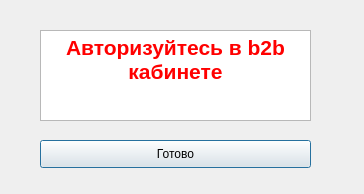
<?xml version="1.0" encoding="UTF-8"?>
<ui version="4.0">
 <class>Dialog</class>
 <widget class="QDialog" name="Dialog">
  <property name="geometry">
   <rect>
    <x>0</x>
    <y>0</y>
    <width>364</width>
    <height>194</height>
   </rect>
  </property>
  <property name="windowTitle">
   <string>Dialog</string>
  </property>
  <widget class="QPushButton" name="readybutton">
   <property name="geometry">
    <rect>
     <x>40</x>
     <y>140</y>
     <width>271</width>
     <height>28</height>
    </rect>
   </property>
   <property name="text">
    <string>Готово</string>
   </property>
  </widget>
  <widget class="QTextBrowser" name="textBrowser">
   <property name="geometry">
    <rect>
     <x>40</x>
     <y>30</y>
     <width>271</width>
     <height>91</height>
    </rect>
   </property>
   <property name="html">
    <string>&lt;!DOCTYPE HTML PUBLIC &quot;-//W3C//DTD HTML 4.0//EN&quot; &quot;http://www.w3.org/TR/REC-html40/strict.dtd&quot;&gt;
&lt;html&gt;&lt;head&gt;&lt;meta name=&quot;qrichtext&quot; content=&quot;1&quot; /&gt;&lt;style type=&quot;text/css&quot;&gt;
p, li { white-space: pre-wrap; }
&lt;/style&gt;&lt;/head&gt;&lt;body style=&quot; font-family:'MS Shell Dlg 2'; font-size:7.8pt; font-weight:400; font-style:normal;&quot;&gt;
&lt;p align=&quot;center&quot; style=&quot; margin-top:0px; margin-bottom:0px; margin-left:0px; margin-right:0px; -qt-block-indent:0; text-indent:0px;&quot;&gt;&lt;span style=&quot; font-size:16pt; font-weight:600; color:#ff0000;&quot;&gt;Авторизуйтесь в b2b кабинете&lt;/span&gt;&lt;/p&gt;&lt;/body&gt;&lt;/html&gt;</string>
   </property>
  </widget>
 </widget>
 <resources/>
 <connections/>
</ui>
